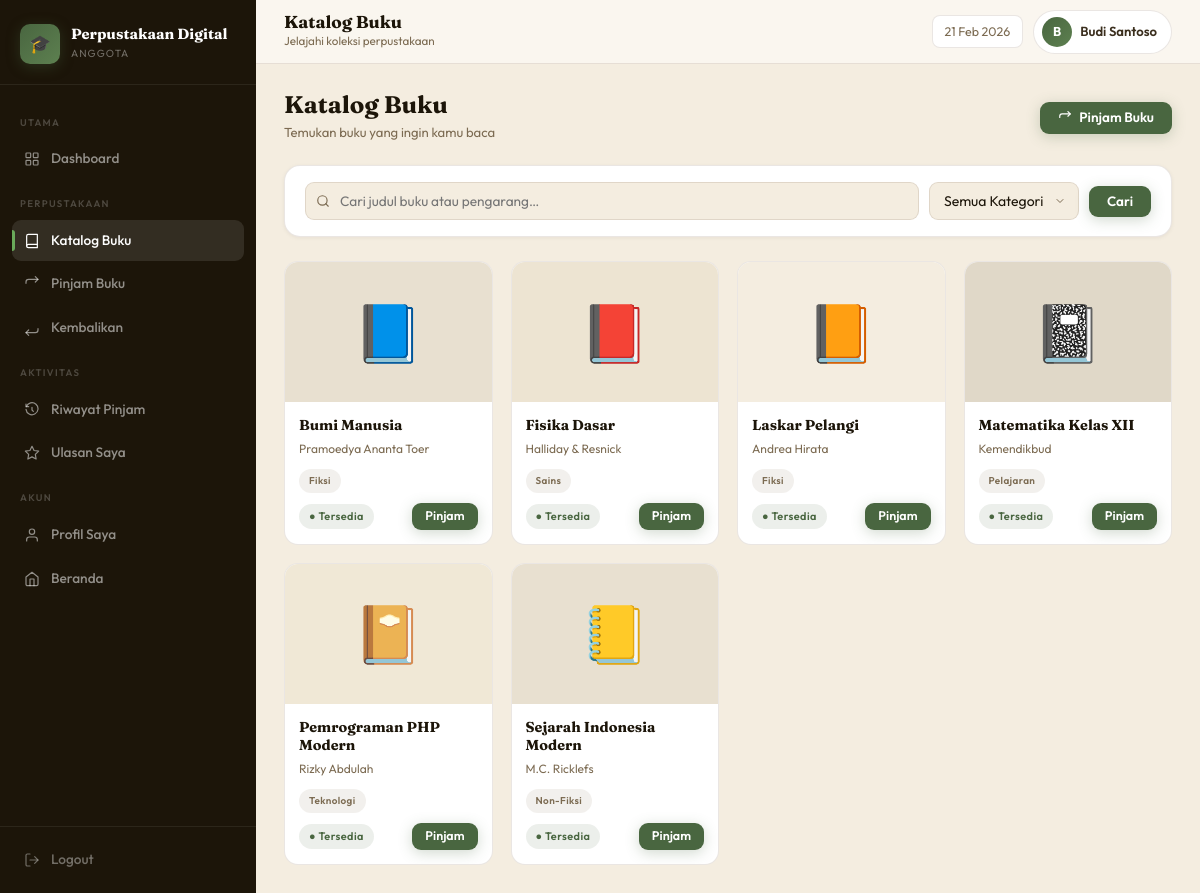
Screenshot of /anggota/katalog.php (signed in) with the database file from the repository.
### tables this page shows
CREATE TABLE `buku` (
  `id_buku`       int(11) NOT NULL AUTO_INCREMENT,
  `id_kategori`   int(11) DEFAULT NULL,
  `judul_buku`    varchar(200) NOT NULL,
  `pengarang`     varchar(100) NOT NULL,
  `penerbit`      varchar(100) NOT NULL,
  `tahun_terbit`  year(4) NOT NULL,
  `isbn`          varchar(30)  DEFAULT NULL,
  `deskripsi`     text DEFAULT NULL,
  `stok`          int(11) NOT NULL DEFAULT 1,
  `status`        enum('tersedia','tidak') NOT NULL DEFAULT 'tersedia',
  `cover`         varchar(255) DEFAULT NULL,
  `created_at`    datetime DEFAULT CURRENT_TIMESTAMP,
  PRIMARY KEY (`id_buku`),
  KEY `id_kategori` (`id_kategori`),
  CONSTRAINT `buku_ibfk_1` FOREIGN KEY (`id_kategori`) REFERENCES `kategori` (`id_kategori`) ON DELETE SET NULL ON UPDATE CASCADE
);

CREATE TABLE `kategori` (
  `id_kategori`   int(11) NOT NULL AUTO_INCREMENT,
  `nama_kategori` varchar(100) NOT NULL,
  `deskripsi`     text DEFAULT NULL,
  `created_at`    datetime DEFAULT CURRENT_TIMESTAMP,
  PRIMARY KEY (`id_kategori`)
);

### includes/session.php (called while the page is built, shortened)
<?php
function getAnggotaName() { initSession(); return $_SESSION['anggota_nama'] ?? ''; }

### anggota/katalog.php (the view, shortened to what this page needs)
<?php
require_once '../includes/session.php';
$conn = getConnection();
$search = $_GET['search'] ?? '';
$q = "SELECT b.*,k.nama_kategori FROM buku b LEFT JOIN kategori k ON b.id_kategori=k.id_kategori WHERE 1=1";
$q .= " ORDER BY b.judul_buku";
$books = $conn->query($q);
$book_emojis = ['📗','📘','📕','📙','📓','📔','📒'];
$page_title = 'Katalog Buku';
$page_sub   = 'Jelajahi koleksi perpustakaan';
?>
<!DOCTYPE html>
<html lang="id">
<head>
<link rel="stylesheet" href="../assets/css/style.css">
</head>
<body>
<div class="app-wrap">
  <?php include 'includes/nav.php'; ?>
  <div class="main-area">
    <?php include 'includes/header.php'; ?>
    <main class="content">
      <div class="page-header">
        <div>
          <div class="page-header-title">Katalog Buku</div>
          <div class="page-header-sub">Temukan buku yang ingin kamu baca</div>
        </div>
        <a href="pinjam.php" class="btn btn-sage">
          <svg viewBox="0 0 24 24"><polyline points="17 1 21 5 17 9"/><path d="M3 11V9a4 4 0 0 1 4-4h14"/></svg>
          Pinjam Buku
        </a>
      </div>
      <form method="GET" class="card mb-24" style="overflow:visible">
        <div class="filter-bar" style="border:none">
          <div class="search-wrap" style="flex:1">
            <svg viewBox="0 0 24 24"><circle cx="11" cy="11" r="8"/><line x1="21" y1="21" x2="16.65" y2="16.65"/></svg>
            <input type="text" name="search" placeholder="Cari judul buku atau pengarang…" value="<?= htmlspecialchars($search) ?>">
          </div>
          <select name="kat" class="form-control" style="width:auto">
            <option value="">Semua Kategori</option>
          </select>
          <button type="submit" class="btn btn-sage">Cari</button>
        </div>
      </form>
      <?php if ($books && $books->num_rows > 0): ?>
        <div class="book-grid">
          <?php $i=0; while($b=$books->fetch_assoc()): $i++; ?>
          <div class="book-card">
            <div class="book-cover" style="background:<?= ['#f0e8d6','#e8e0d0','#ede4d2','#f4ede0','#e0d8c8'][$i%5] ?>">
              <div class="book-cover-inner"><?= $book_emojis[$i%count($book_emojis)] ?></div>
            </div>
            <div class="book-info">
              <div class="book-title"><?= htmlspecialchars($b['judul_buku']) ?></div>
              <div class="book-author"><?= htmlspecialchars($b['pengarang']) ?></div>
              <?php if ($b['nama_kategori']): ?>
                <span class="badge badge-muted" style="font-size:.62rem"><?= htmlspecialchars($b['nama_kategori']) ?></span>
              <?php endif; ?>
              <div class="book-footer">
                <span class="badge <?= $b['status']==='tersedia'?'status-tersedia':'status-terlambat' ?>">
                  <?= $b['status']==='tersedia' ? '● Tersedia' : '○ Habis' ?>
                </span>
                <?php if ($b['status']==='tersedia'): ?>
                  <a href="pinjam.php?buku=<?= $b['id_buku'] ?>" class="btn btn-sage btn-sm">Pinjam</a>
                <?php endif; ?>
              </div>
            </div>
          </div>
          <?php endwhile; ?>
        </div>
      <?php endif; ?>
    </main>
  </div>
</div>
</body>
</html>

### anggota/includes/nav.php
<?php
$cp = basename($_SERVER['PHP_SELF']);
?>
<aside class="sidebar">
  <div class="sidebar-brand">
    <div class="brand-icon anggota">🎓</div>
    <div class="brand-text">
      <div class="brand-name">Perpustakaan Digital</div>
      <div class="brand-role">Anggota</div>
    </div>
  </div>
  <nav class="sidebar-nav">
    <span class="nav-section-label">Utama</span>
    <a href="dashboard.php" class="nav-link role-anggota <?= $cp==='dashboard.php'?'active':'' ?>">
      <svg viewBox="0 0 24 24"><rect x="3" y="3" width="7" height="7" rx="1"/><rect x="14" y="3" width="7" height="7" rx="1"/><rect x="3" y="14" width="7" height="7" rx="1"/><rect x="14" y="14" width="7" height="7" rx="1"/></svg>
      Dashboard
    </a>
    <span class="nav-section-label">Perpustakaan</span>
    <a href="katalog.php" class="nav-link role-anggota <?= $cp==='katalog.php'?'active':'' ?>">
      <svg viewBox="0 0 24 24"><path d="M4 19.5A2.5 2.5 0 0 1 6.5 17H20"/><path d="M6.5 2H20v20H6.5A2.5 2.5 0 0 1 4 19.5v-15A2.5 2.5 0 0 1 6.5 2z"/></svg>
      Katalog Buku
    </a>
    <a href="pinjam.php" class="nav-link role-anggota <?= $cp==='pinjam.php'?'active':'' ?>">
      <svg viewBox="0 0 24 24"><polyline points="17 1 21 5 17 9"/><path d="M3 11V9a4 4 0 0 1 4-4h14"/></svg>
      Pinjam Buku
    </a>
    <a href="kembali.php" class="nav-link role-anggota <?= $cp==='kembali.php'?'active':'' ?>">
      <svg viewBox="0 0 24 24"><polyline points="7 23 3 19 7 15"/><path d="M21 13v2a4 4 0 0 1-4 4H3"/></svg>
      Kembalikan
    </a>
    <span class="nav-section-label">Aktivitas</span>
    <a href="riwayat.php" class="nav-link role-anggota <?= $cp==='riwayat.php'?'active':'' ?>">
      <svg viewBox="0 0 24 24"><polyline points="12 8 12 12 14 14"/><path d="M3.05 11a9 9 0 1 0 .5-4"/><polyline points="3 3 3 7 7 7"/></svg>
      Riwayat Pinjam
    </a>
    <a href="ulasan.php" class="nav-link role-anggota <?= $cp==='ulasan.php'?'active':'' ?>">
      <svg viewBox="0 0 24 24"><polygon points="12 2 15.09 8.26 22 9.27 17 14.14 18.18 21.02 12 17.77 5.82 21.02 7 14.14 2 9.27 8.91 8.26 12 2"/></svg>
      Ulasan Saya
    </a>
    <span class="nav-section-label">Akun</span>
    <a href="profil.php" class="nav-link role-anggota <?= $cp==='profil.php'?'active':'' ?>">
      <svg viewBox="0 0 24 24"><path d="M20 21v-2a4 4 0 0 0-4-4H8a4 4 0 0 0-4 4v2"/><circle cx="12" cy="7" r="4"/></svg>
      Profil Saya
    </a>
    <a href="../index.php" class="nav-link role-anggota">
      <svg viewBox="0 0 24 24"><path d="M3 9l9-7 9 7v11a2 2 0 0 1-2 2H5a2 2 0 0 1-2-2z"/><polyline points="9 22 9 12 15 12 15 22"/></svg>
      Beranda
    </a>
  </nav>
  <div class="sidebar-foot">
    <a href="logout.php" class="nav-link logout">
      <svg viewBox="0 0 24 24"><path d="M9 21H5a2 2 0 0 1-2-2V5a2 2 0 0 1 2-2h4"/><polyline points="16 17 21 12 16 7"/><line x1="21" y1="12" x2="9" y2="12"/></svg>
      Logout
    </a>
  </div>
</aside>

### anggota/includes/header.php
<?php
$page_title = $page_title ?? 'Dashboard';
$page_sub   = $page_sub   ?? 'Portal Anggota · Perpustakaan Digital';
?>
<header class="topbar no-print">
  <div class="topbar-left">
    <div>
      <div class="page-title"><?= htmlspecialchars($page_title) ?></div>
      <div class="page-breadcrumb"><?= htmlspecialchars($page_sub) ?></div>
    </div>
  </div>
  <div class="topbar-right">
    <div class="topbar-date">
      <?php date_default_timezone_set('Asia/Jakarta'); echo date('d M Y'); ?>
    </div>
    <div class="topbar-user">
      <div class="topbar-avatar anggota"><?= strtoupper(substr(getAnggotaName(),0,1)) ?></div>
      <span class="topbar-username"><?= htmlspecialchars(getAnggotaName()) ?></span>
    </div>
  </div>
</header>

### rows the page displays
buku: book_emojis "📘", judul_buku "Bumi Manusia", pengarang "Pramoedya Ananta Toer", id_kategori.nama_kategori "Fiksi", status "● Tersedia"
buku: book_emojis "📕", judul_buku "Fisika Dasar", pengarang "Halliday & Resnick", id_kategori.nama_kategori "Sains", status "● Tersedia"
buku: book_emojis "📙", judul_buku "Laskar Pelangi", pengarang "Andrea Hirata", id_kategori.nama_kategori "Fiksi", status "● Tersedia"
buku: book_emojis "📓", judul_buku "Matematika Kelas XII", pengarang "Kemendikbud", id_kategori.nama_kategori "Pelajaran", status "● Tersedia"
buku: book_emojis "📔", judul_buku "Pemrograman PHP Modern", pengarang "Rizky Abdulah", id_kategori.nama_kategori "Teknologi", status "● Tersedia"
buku: book_emojis "📒", judul_buku "Sejarah Indonesia Modern", pengarang "M.C. Ricklefs", id_kategori.nama_kategori "Non-Fiksi", status "● Tersedia"

### other values shown
$page_title "Katalog Buku"
$page_sub "Jelajahi koleksi perpustakaan"
substr(getAnggotaName(),0,1) "B"
getAnggotaName() "Budi Santoso"
